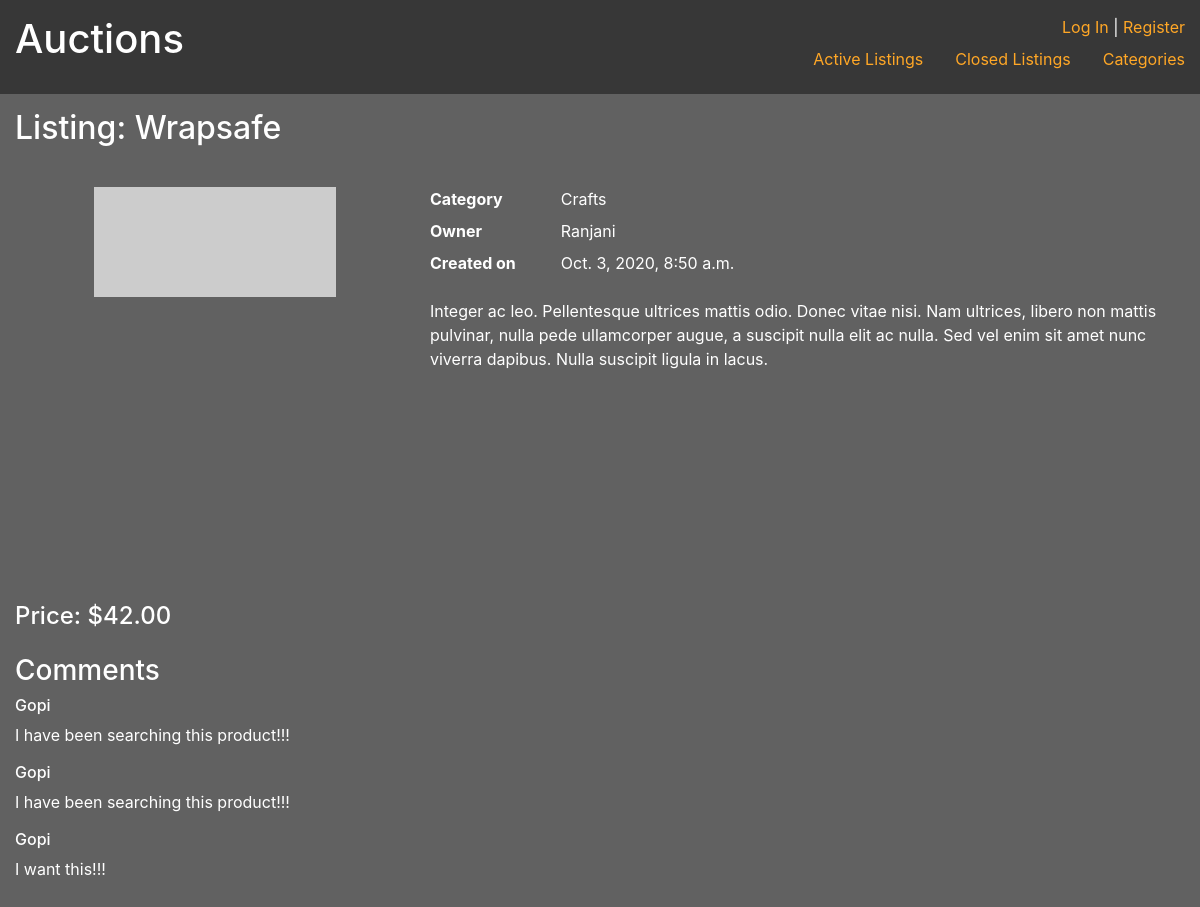
The app's page /listingpage/9 with its own data.
### auctions/models.py (models this page shows, shortened)
class Product(models.Model):
    name = models.CharField(max_length=64)
    category = models.ForeignKey(Category, on_delete=models.SET_NULL, related_name="products", null=True, blank=True)
    current_price = models.DecimalField(max_digits=10, decimal_places=2)
    description = models.TextField()
    image_url = models.URLField(null=True, blank=True)
    owner = models.ForeignKey(User, on_delete=models.CASCADE, related_name="products")
    created_date = models.DateTimeField(auto_now_add=True)
    open = models.BooleanField(default=True)
    winner = models.ForeignKey(User, on_delete=models.SET_NULL, null=True, blank=True)

class Category(models.Model):
    name = models.CharField(max_length=64)

class User(AbstractUser):
    pass

class Comment(models.Model):
    product = models.ForeignKey(Product, on_delete=models.CASCADE, related_name="comments")
    user = models.ForeignKey(User, on_delete=models.CASCADE, related_name="comments")
    comment = models.TextField(max_length=100)

### auctions/views.py (the view, shortened to what this page needs)
# urls.py: path("listingpage/<int:product_id>", views.listingpage, name="listingpage"),
def listingpage(request, product_id):
    product = Product.objects.get(pk=product_id)
    comments = Comment.objects.filter(product=product)
    return render(request, "auctions/listingpage.html", {
        "product": product,
        "is_watching": is_watching(request.user, product),
        "comments": comments
    })

### auctions/views.py (called while the page is built)
def is_watching(user, product):
    if not user.is_authenticated:
        return False
    watch_list = Watchlist.objects.filter(product=product, user=user)
    return bool(len(watch_list))

### auctions/templates/auctions/listingpage.html (shortened to what this page needs)
{% extends "auctions/layout.html" %}
{% load static %}
{% block page_style %}
<link href="{% static 'auctions/listingpage.css' %}" rel="stylesheet">
{% endblock %}
{% block body %}
<article class="listing">
    <h2 class="title">Listing: {{ product.name }}</h2>
    <div class="actions">
    </div>
    <div class="image-price">
        <div class="img-container">
            {% if product.image_url %}
            <img src="{{ product.image_url }}">
            {% else %}
            <img src="https://via.placeholder.com/400/FFFFFF/000000?text=No Image Available">
            {% endif %}
        </div>
        <h4>Price: ${{ product.current_price }}</h4>
    </div>
    <div class="details">
        <dl class="row">
            <dt class="col-sm-2">Category</dt>
            <dd class="col-sm-10">{{ product.category.name }}</dd>
            <dt class="col-sm-2">Owner</dt>
            <dd class="col-sm-10">{{ product.owner.username }}</dd>
            <dt class="col-sm-2">Created on</dt>
            <dd class="col-sm-10">{{ product.created_date }}</dd>
        </dl>
        <div>
            {{ product.description }}
        </div>
    </div>
    <div class="comments">
        <h3>Comments</h3>
        {% for comment in comments %}
        <div class="comment">
            <h6>{{ comment.user.username }}</h6>
            <p>{{ comment.comment }}</p>
        </div>
        {% endfor %}
    </div>
</article>
{% endblock %}

### auctions/templates/auctions/layout.html (shortened to what this page needs)
{% load static %}
<html lang="en">
<head>
    <link rel="stylesheet" href="https://stackpath.bootstrapcdn.com/bootstrap/4.4.1/css/bootstrap.min.css"
>
    <link href="{% static 'auctions/master.css' %}" rel="stylesheet">
    {% block page_style %} {% endblock %}
</head>
<body>
<header>
    <h1 class="title">Auctions</h1>
    <div class="user-info">
        {% if user.is_authenticated %}
        Signed in as: {{ user.username }}
        {% if user.is_superuser %}
        <a href="{% url 'admin:index' %}">Admin</a>
        |
        {% endif %}
        <a href="{% url 'logout' %}">Log Out</a>
        {% else %}
        <a href="{% url 'login' %}">Log In</a>
        |
        <a href="{% url 'register' %}">Register</a>
        {% endif %}
    </div>
    <ul class="nav">
        <li class="nav-item">
            <a class="nav-link" href="{% url 'index' %}">Active Listings</a>
        </li>
        <li class="nav-item">
            <a class="nav-link" href="{% url 'index' %}?closed=true">Closed Listings</a>
        </li>
        <li class="nav-item">
            <a class="nav-link" href="{% url 'categories' %}">Categories</a>
        </li>
    </ul>
</header>
<main>
    {% block body %}
    {% endblock %}
</main>
</body>
</html>

### auctions/static/auctions/master.css (style rules this page uses)
:root { --primary: #616161; --secondary: #ffa726; --primary-text: #ffffff; --primary-dark: #373737; --secondary-text: #000000; --secondary-dark: #c77800; }
body { background-color: var(--primary); color: var(--primary-text); margin: 0; padding: 0; }
a, a:link, a:visited, a:hover, a:focus, a:active { color: var(--secondary); }
header { display: grid; grid-template-areas: "title . status" "title nav nav"; background-color: var(--primary-dark); padding: 15px; }
header .title { grid-area: title; }
header .user-info { grid-area: status; text-align: right; }
header .nav { grid-area: nav; }
header ul { justify-content: flex-end; }
header li:last-child a { padding-right: 0; }
main { padding: 15px; }
h2 { margin-bottom: 25px; }

### auctions/static/auctions/listingpage.css (style rules this page uses)
.listing { display: grid; grid-template-areas: "title title actions" "image-price details details" "comments comments comments"; grid-template-columns: 400px 1fr 1fr; grid-gap: 15px; }
.title { grid-area: title; }
.actions { grid-area: actions; display: flex; justify-content: flex-end; }
.image-price { grid-area: image-price; }
.img-container { height: 400px; text-align: center; margin-bottom: 15px; }
.img-container img { max-width: 100%; max-height: 100%; }
.details { grid-area: details; }
.comments { grid-area: comments; }

### records on screen
Product: name "Wrapsafe", current_price "42.00", category.name "Crafts", owner.username "Ranjani", created_date "Oct. 3, 2020, 8:50 a.m.", description "Integer ac leo. Pellentesque ultrices mattis odio. Donec vitae nisi. Nam ultrices, libero non mattis pulvinar, nulla pede ullamcorper augue, a suscipit nulla elit ac nulla. Sed vel enim sit amet nunc viverra dapibus. Nulla suscipit ligula in lacus."
Comment: user.username "Gopi", comment "I have been searching this product!!!"
Comment: user.username "Gopi", comment "I have been searching this product!!!"
Comment: user.username "Gopi", comment "I want this!!!"
